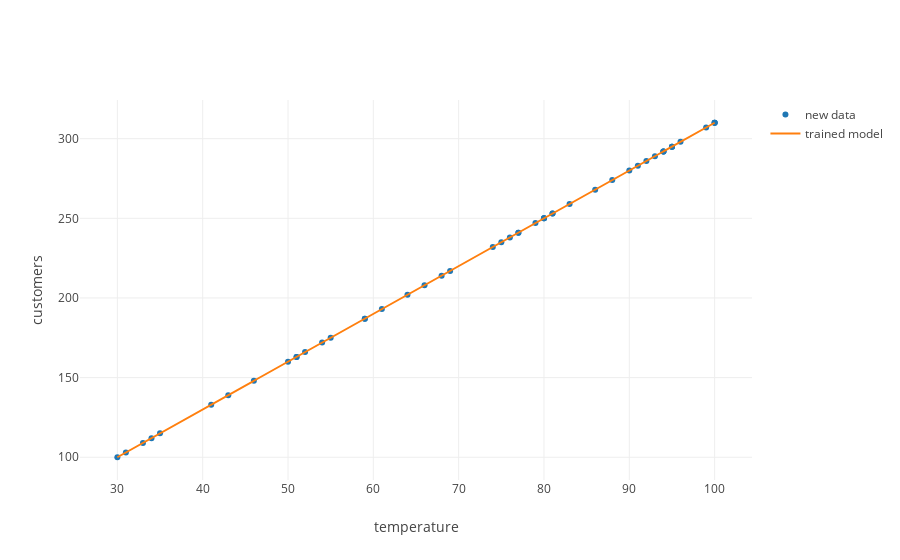

Notebook code for this chart:
### Markdown cell above
So our model predicts our future data with almost no error as well.

### Code cell
from graph import trace_values, plot
model_trace = trace_values(new_random_temperatures, new_predictions, name = 'trained model', mode = 'lines')
new_data_trace = trace_values(new_random_temperatures, new_perfect_customers, name = 'new data')
plot([new_data_trace, model_trace], layout = layout)

### Figure 1 — Plotly figure (JSON) as saved in the notebook; plotly's stock layout.template omitted (floating-point values rounded to 4 significant figures)
{"data": [{"mode": "markers", "name": "new data", "text": [], "type": "scatter", "uid": "00472598-28d0-481d-bddb-423dd22eb3b2", "x": [94, 54, 68, 66, 93, 94, 80, 34, 91, 61, 81, 83, 52, 76, 100, 77, 41, 86, 95, 43, 50, 96, 80, 77, 92, 33, 90, 35, 69, 80, 51, 51, 94, 59, 31, 55, 99, 100, 59, 81, 95, 74, 75, 88, 64, 100, 30, 79, 95, 46], "y": [292, 172, 214, 208, 289, 292, 250, 112, 283, 193, 253, 259, 166, 238, 310, 241, 133, 268, 295, 139, 160, 298, 250, 241, 286, 109, 280, 115, 217, 250, 163, 163, 292, 187, 103, 175, 307, 310, 187, 253, 295, 232, 235, 274, 202, 310, 100, 247, 295, 148]}, {"mode": "lines", "name": "trained model", "text": [], "type": "scatter", "uid": "e5a81e33-8948-4e68-b8bd-750467a1f6c3", "x": [94, 54, 68, 66, 93, 94, 80, 34, 91, 61, 81, 83, 52, 76, 100, 77, 41, 86, 95, 43, 50, 96, 80, 77, 92, 33, 90, 35, 69, 80, 51, 51, 94, 59, 31, 55, 99, 100, 59, 81, 95, 74, 75, 88, 64, 100, 30, 79, 95, 46], "y": [292, 172, 214, 208, 289, 292, 250, 112.0, 283, 193, 253, 259, 166, 238, 310, 241, 133, 268, 295, 139, 160, 298, 250, 241, 286, 109.0, 280, 115.0, 217, 250, 163, 163, 292, 187, 103.0, 175, 307, 310, 187, 253, 295, 232, 235, 274, 202, 310, 100.0, 247, 295, 148]}], "layout": {"autosize": true, "xaxis": {"autorange": true, "range": [25.61, 104.4], "title": {"text": "temperature"}, "type": "linear"}, "yaxis": {"autorange": true, "range": [84.62, 325.4], "title": {"text": "customers"}, "type": "linear"}}}
